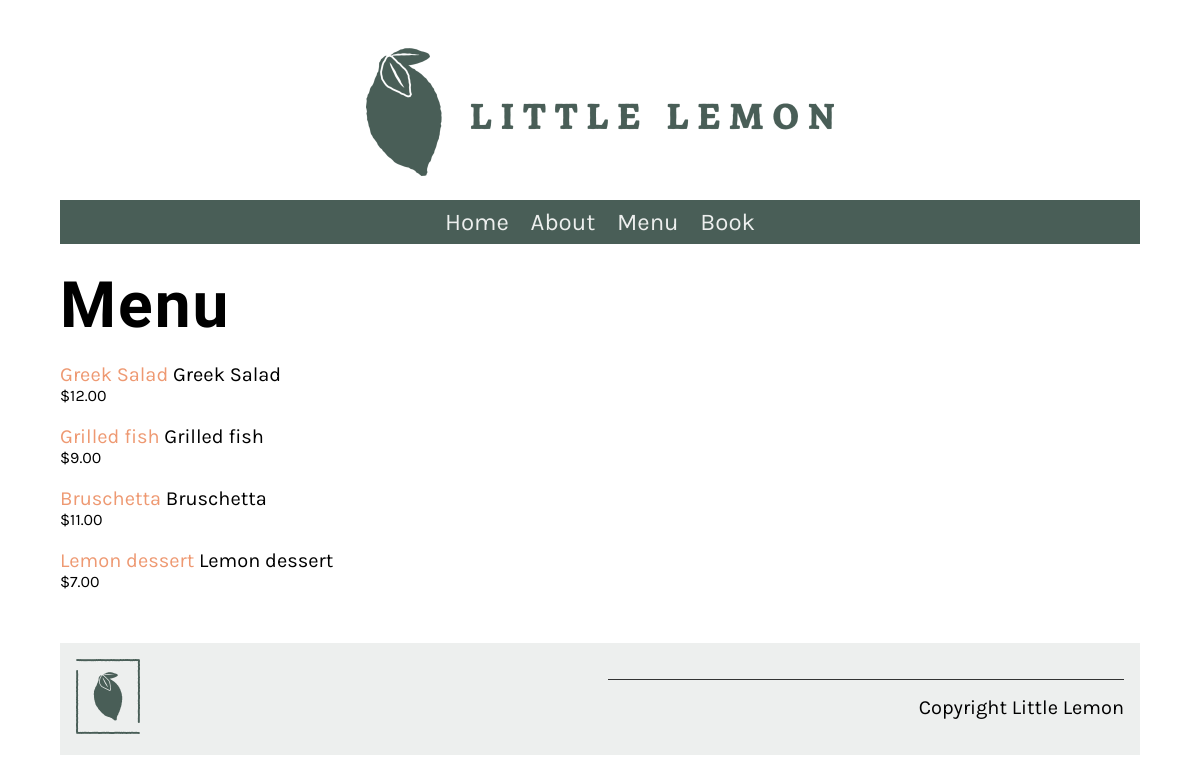
The app's page /menu/ with its own data.
### restaurant/models.py (models this page shows, shortened)
class Menu(models.Model):
   name = models.CharField(max_length=200)
   price = models.IntegerField()
   description = models.TextField(max_length=1000,default='')

### restaurant/views.py (the view)
# urls.py: path('menu/', views.menu, name="menu"),
def menu(request):
    menu_data = Menu.objects.all()
    main_data = {'menu': menu_data}
    return render(request,'menu.html',main_data)

### restaurant/templates/menu.html
{% extends 'base.html' %}
{% load static %}
{% block content %}
<h1>Menu</h1>
<div class="column">
    {% for item in menu%}
    <p>
        <a href="{% url 'menu_item' pk=item.pk %}">
            {{ item.name }}
        </a>
        {{item.name}}
        <span class="menu-price">
            ${{item.price}}.00
        </span>
    </p>
    {% endfor %}
</div>
{% endblock %}

### restaurant/static/css/style.css (style rules this page uses)
body { font-family: 'Karla', sans-serif; margin-top: 3rem; margin-bottom: 3rem; margin-left: 5%; margin-right: 5%; }
h1, h2, h3, h4, h5, h6 { font-family: 'Markazi Text', serif; letter-spacing: 2px;; }
h1 { font-size: 4rem; margin-top: 1.5rem; margin-bottom: 0; }
p, ul { font-size: 1.25rem;; }
a { color: #EE9972; text-decoration: none; }
.column { flex-basis: 50%; margin-bottom: 1rem; padding-bottom: 1rem; }
.menu-price { display: block; font-size: 1rem; }

### records on screen
Menu: name "Greek Salad", price "12"
Menu: name "Grilled fish", price "9"
Menu: name "Bruschetta", price "11"
Menu: name "Lemon dessert", price "7"
